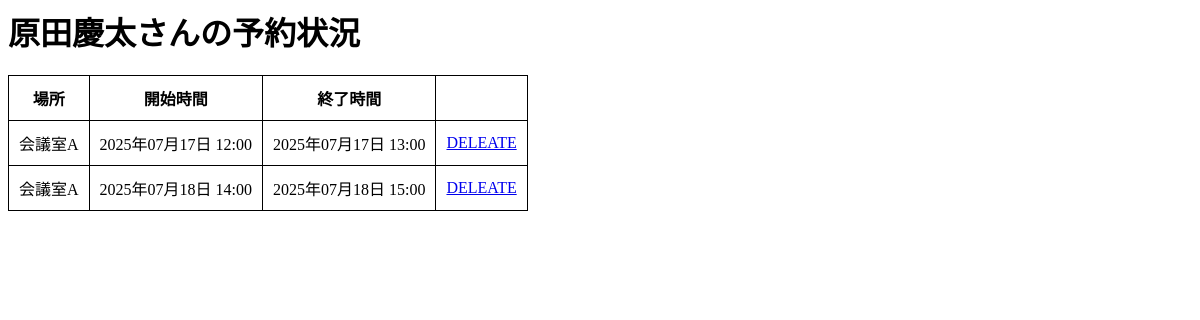
The app's page /MyReserve/ (signed in) with its own data.
### ReserveApp/models.py (models this page shows, shortened)
class Schedule(models.Model):
    user = models.ForeignKey(User, verbose_name='予約者', on_delete=models.CASCADE, default=1)#デフォルト値を設定しないとマイグレーションできない(id=1)
    place = models.ForeignKey(Place, verbose_name='会議室', on_delete=models.CASCADE, default=1)#デフォルト値を設定しないとマイグレーションできない(id=1)
    start = models.DateTimeField('開始時間')
    end = models.DateTimeField('終了時間')

class Place(models.Model):
    name = models.CharField('場所名', max_length=255)
    price = models.IntegerField('1時間当たりの値段')
    def __str__(self):
        return self.name

### ReserveApp/views.py (the view)
# urls.py: path('MyReserve/', views.MyReserve, name="MyReserve"),
def MyReserve(request):
    username = request.session.get('username')
    userID = request.session.get('userID')
    params = {
        'title' : f"{username}さんの予約状況",
        'data' : []
    }
    item = Schedule.objects.filter(user=userID)
    params['data'] = item#ここのitemに配列の[]をつけてしまうと二次元配列（余計な次元となってしまうため、なしで）
    return render(request, 'MyReserve.html', params)

### templates/MyReserve.html (shortened to what this page needs)
{% load static %}
<html lang="ja">
<head>
    <link href="{% static 'css/MyReserveStyle.css' %}" rel="stylesheet" type="text/css">
</head>
<body>
    <h1>
        {{title}}
    </h1>
    <table>
        <tr>
            <th>場所</th>
            <th>開始時間</th>
            <th>終了時間</th>
            <th></th>
        </tr>
        {% for item in data %}
        <tr>
            <td>{{item.place}}</td>
            <td>{{item.start|date:"Y年m月d日 H:i"}}</td>
            <td>{{item.end|date:"Y年m月d日 H:i"}}</td>
            <td><a href = "{% url 'ReserveApp:ReserveDelete' %}">DELEATE</a></td>
        </tr>
        {% endfor %}
    </table>
</body>

### static/css/MyReserveStyle.css (style rules this page uses)
th,td { border: solid 1px; padding: 10px; }
table { border-collapse: collapse; }

### records on screen
Schedule: place "会議室A", start "2025年07月17日 12:00", end "2025年07月17日 13:00"
Schedule: place "会議室A", start "2025年07月18日 14:00", end "2025年07月18日 15:00"

### other values on screen
{{ title }} "原田慶太さんの予約状況"
